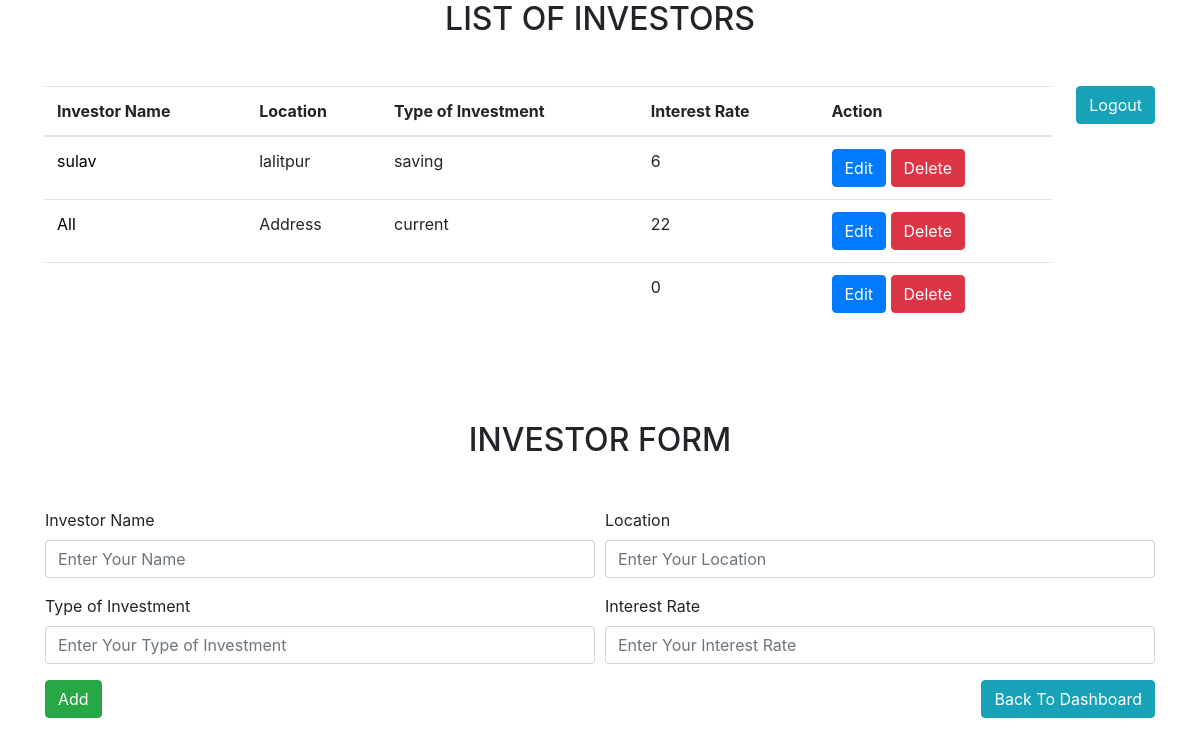
The app's page /loanMgt/investorForm.php with its own data.
### tables this page shows
CREATE TABLE `investor_tb` (
  `id` int(11) NOT NULL,
  `name` varchar(100) NOT NULL,
  `location` varchar(100) NOT NULL,
  `investment_type` varchar(100) NOT NULL,
  `interest_rate` int(11) NOT NULL
);

### loanMgt/investorProcess.php (called while the page is built, shortened)
<?php
$update = false;
$name = '';
$location = '';
$investment_type = '';
$interest_rate = '';
?>

### loanMgt/investorForm.php (the view, shortened to what this page needs)
<!DOCTYPE html>
<html lang="en">
<head>
  <link rel="stylesheet" href="css/bootstrap.min.css">
  <link rel="stylesheet" href="css/all.min.css">
  <link rel="stylesheet" href="css/custom.css">
</head>
<body>
    <?php require_once 'investorProcess.php' ?>
    <div class="container">
    <?php
        include('dbConnection.php');
        $result = $conn->query("SELECT * FROM investor_tb") or die($conn->error);
    ?>
<h2 class="text-center mb-5">LIST OF INVESTORS</h1>
<a href="logout.php" class="btn btn-info float-right" role="button" aria-pressed="true" style="margin-left: 25px;">Logout</a>
    <div class="row justify-conten-center">
        <table class="table mb-5">
            <thead>
                <tr>
                    <th>Investor Name</th>
                    <th>Location</th>
                    <th>Type of Investment</th>
                    <th>Interest Rate</th>
                    <th colspan="2">Action</th>
                </tr>
            </thead>
            <?php
                while ($row = $result->fetch_assoc()):
            ?>
            <tr>
                <?php
                echo '<td><a href="investType.php">'. $row['name'] .'</a></td>';
                ?>
                <td><?php echo $row['location'] ?></td>
                <td><?php echo $row['investment_type'] ?></td>
                <td><?php echo $row['interest_rate'] ?></td>
                <td>
                    <a href="investorForm.php?edit=<?php echo $row['id']; ?>" class="btn btn-primary">Edit</a>
                    <a href="investorProcess.php?delete=<?php echo $row['id']; ?>" class="btn btn-danger">Delete</a>
                </td>
            </tr>
            <?php endwhile; ?>
        </table>
    </div>
<h2 class="text-center mt-5">INVESTOR FORM</h1>
<form action="investorProcess.php" class="mt-5" method="POST">
  <div class="form-row">
    <div class="form-group col-md-6">
      <label for="Investor Name">Investor Name</label>
      <input type="text" name="name" class="form-control" value="<?php echo $name; ?>" placeholder="Enter Your Name">
    </div>
    <div class="form-group col-md-6">
      <label for="Location">Location</label>
      <input type="text" name="location" class="form-control" value="<?php echo $location; ?>" placeholder="Enter Your Location">
    </div>
  </div>
  <div class="form-row">
    <div class="form-group col-md-6">
      <label for="Type of Investment Name">Type of Investment</label>
      <input type="text" name="investment_type" class="form-control" value="<?php echo $investment_type; ?>" placeholder="Enter Your Type of Investment">
    </div>
    <div class="form-group col-md-6">
      <label for="Interest Rate">Interest Rate</label>
      <input type="number" name="interest_rate" class="form-control" value="<?php echo $interest_rate; ?>" placeholder="Enter Your Interest Rate">
    </div>
  </div>
    <div class="form-group">
        <?php
            if ($update == true):
        ?>
        <button type="submit" class="btn btn-success" name="update">Update</button>
        <?php else: ?>
        <button type="submit" class="btn btn-success" name="save">Add</button>
        <?php endif; ?>
        <a href="Login.php" class="btn btn-info float-right" role="button" aria-pressed="true" style="margin-left: 25px;">Back To Dashboard</a>
    </div>
</form>
    </div>
</body>

### loanMgt/css/custom.css (style rules this page uses)
a { color: black; }

### records on screen
investor_tb: name "sulav", location "lalitpur", investment_type "saving", interest_rate "6"
investor_tb: name "All", location "Address", investment_type "current", interest_rate "22"
investor_tb: interest_rate "0"
